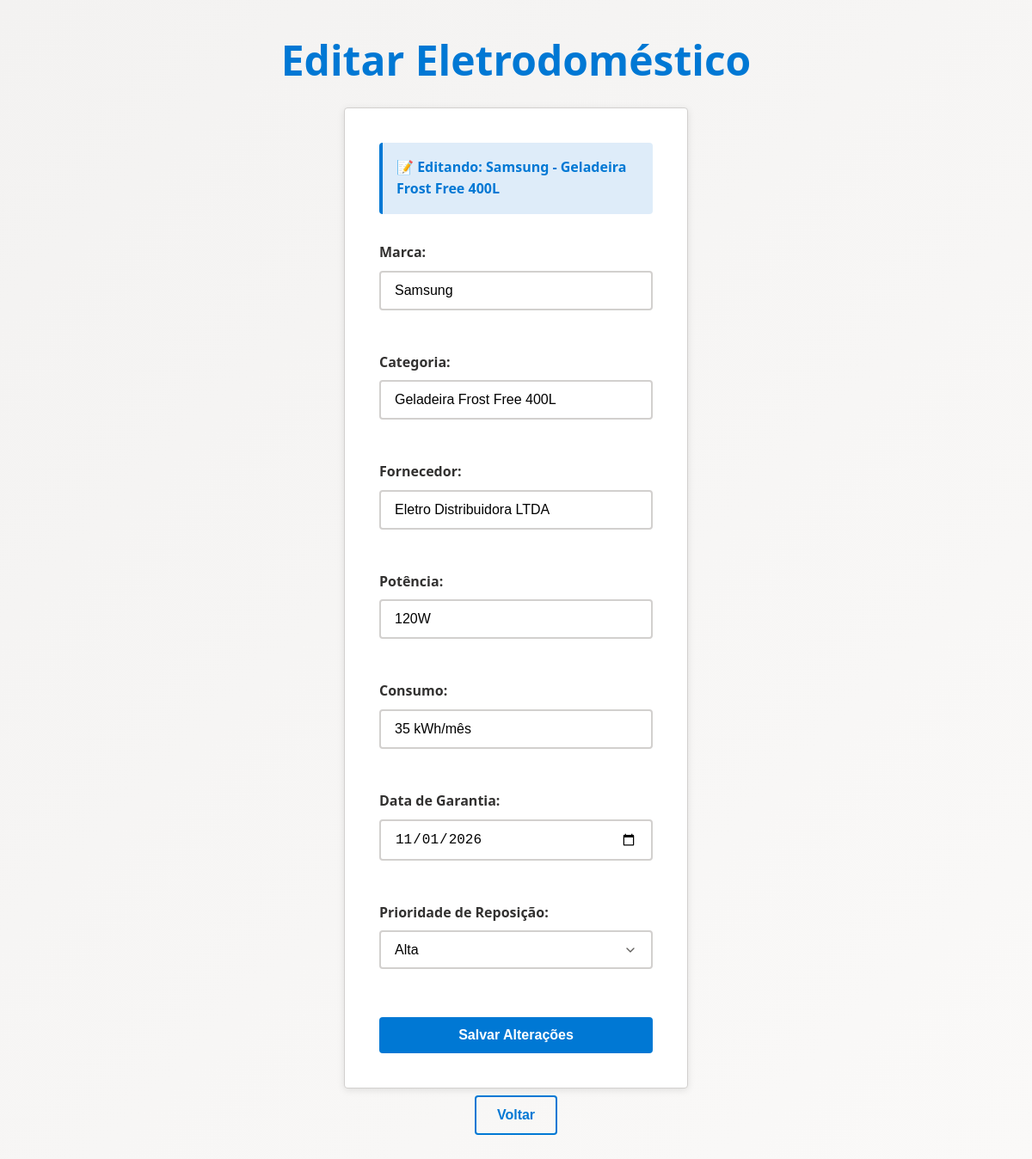
Screenshot of /view/editar_eletrodomestico.php?acao=editar_eletrodomestico&id=1 (signed in) with the database file from the repository.
### tables this page shows
CREATE TABLE ELETRODOMESTICO (
    ELETRO_ID INTEGER AUTO_INCREMENT PRIMARY KEY,
    MARCA VARCHAR(255),
    CATEGORIA VARCHAR(255),
    FK_USUARIO_ID INTEGER,
    FORNECEDOR VARCHAR(255),
    POTENCIA VARCHAR(255),
    CONSUMO VARCHAR(255),
    GARANTIA DATE,
    PRIORIDADE_REPOSICAO VARCHAR(255),
    CONSTRAINT FK_ELETRODOMESTICO_USUARIO FOREIGN KEY (FK_USUARIO_ID)
	REFERENCES USUARIO (USUARIO_ID)
);

### model/model_eletrodomestico.php (called while the page is built, shortened)
<?php
class Eletrodomestico{
    public function buscar_eletrodomestico_pelo_id($id) {
        $conn = Database::getConnection();
        $select = $conn->prepare("SELECT E.ELETRO_ID, E.MARCA, E.CATEGORIA, E.FORNECEDOR, E.POTENCIA, E.CONSUMO, E.GARANTIA, E.PRIORIDADE_REPOSICAO, ES.QUANTIDADE, U.NOME, U.EMAIL
                                  FROM ELETRODOMESTICO E
                                  JOIN USUARIO U ON E.FK_USUARIO_ID = U.USUARIO_ID
                                  LEFT JOIN ESTOQUE ES ON E.ELETRO_ID = ES.FK_ELETRO_ID
                                  WHERE E.ELETRO_ID = ?");
        $select->bind_param("i", $id);
        $select->execute();
        $result = $select->get_result();
        $eletro = $result->fetch_all(MYSQLI_ASSOC);
        return $eletro;
    }
}
?>

### controller/controller_eletrodomestico.php (called while the page is built, shortened)
<?php
    require_once "../model/model_eletrodomestico.php";
    if(isset($_POST["cadastrar_eletrodomestico"])){
        $eletro = new Eletrodomestico();
        $resultado = $eletro->cadastrar_eletrodomestico($_POST["marca"], $_POST["categoria"], $_POST["fornecedor"], $_POST["potencia"], $_POST["consumo"], $_POST["garantia"], $_POST["prioridade_reposicao"], $_SESSION['usuario']["USUARIO_ID"]);
        if($resultado){
            echo "<script>
                    alert('Eletrodoméstico cadastrado com sucesso!');
                    window.location.href='../view/listar_eletrodomestico.php';
                </script>";
        }
        else {
            echo "<script>
                    alert('Erro ao cadastrar eletrodoméstico!');
                    window.location.href='../view/listar_eletrodomestico.php';
                </script>";
        }
        exit();
    }
    else if(isset($_GET["acao"]) && $_GET["acao"] == "editar_eletrodomestico"){
        $eletro = new Eletrodomestico();
        $resultados = $eletro->buscar_eletrodomestico_pelo_id($_GET["id"]);
        if(!empty($resultados)) {
            $eletro_editar = $resultados[0];
        } else {
            echo "<script>
                    alert('Eletrodoméstico não encontrado!');
                    window.location.href='listar_eletrodomestico.php';
                </script>";
            exit();
        }
    }
?>

### view/editar_eletrodomestico.php (the view, shortened to what this page needs)
<?php
require_once "./../controller/controller_eletrodomestico.php";
?>
<!DOCTYPE html>
<html lang="pt-br">
    <head>
        <link rel="stylesheet" href="../css/style.css">
    </head>
    <body>
        <h1>Editar Eletrodoméstico</h1>
        <form action="" method="POST">
            <div class="editing-indicator">
                📝 Editando: <?php echo htmlspecialchars($eletro_editar["MARCA"] . " - " . $eletro_editar["CATEGORIA"]); ?>
            </div>
            <div class="form-group">
                <label for="marca">Marca:</label>
                <input type="text" id="marca" name="marca" value="<?php echo htmlspecialchars($eletro_editar['MARCA']); ?>" required>
            </div>
            <div class="form-group">
                <label for="categoria">Categoria:</label>
                <input type="text" id="categoria" name="categoria" value="<?php echo htmlspecialchars($eletro_editar['CATEGORIA']); ?>" required>
            </div>
            <div class="form-group">
                <label for="fornecedor">Fornecedor:</label>
                <input type="text" id="fornecedor" name="fornecedor" value="<?php echo htmlspecialchars($eletro_editar['FORNECEDOR']); ?>" required>
            </div>
            <div class="form-group">
                <label for="potencia">Potência:</label>
                <input type="text" id="potencia" name="potencia" value="<?php echo htmlspecialchars($eletro_editar['POTENCIA']); ?>" required>
            </div>
            <div class="form-group">
                <label for="consumo">Consumo:</label>
                <input type="text" id="consumo" name="consumo" value="<?php echo htmlspecialchars($eletro_editar['CONSUMO']); ?>" required>
            </div>
            <div class="form-group">
                <label for="garantia">Data de Garantia:</label>
                <input type="date" id="garantia" name="garantia" value="<?php echo htmlspecialchars($eletro_editar['GARANTIA']); ?>" required>
            </div>
            <div class="form-group">
                <label for="prioridade_reposicao">Prioridade de Reposição:</label>
                <select id="prioridade_reposicao" name="prioridade_reposicao" required>
                    <option value="Alta" <?php echo ($eletro_editar['PRIORIDADE_REPOSICAO'] == 'Alta') ? 'selected' : ''; ?>>Alta</option>
                </select>
            </div>
            <input type="submit" id="editar_eletrodomestico" name="editar_eletrodomestico" value="Salvar Alterações">
        </form>
        <a href="inicial.php">
            <button>Voltar</button>
        </a>
    </body>
</html>

### css/style.css (style rules this page uses)
:root { --primary-color: #0078d4; --primary-dark: #106ebe; --primary-light: #deecf9; --surface-color: #ffffff; --text-primary: #323130; --text-secondary: #605e5c; --border-color: #d2d0ce; --error-color: #d13438; --success-color: #107c10; --shadow: 0 2px 8px rgba(0, 0, 0, 0.1); --radius: 4px; }
* { margin: 0; padding: 0; box-sizing: border-box; }
body { font-family: 'Segoe UI', Tahoma, Geneva, Verdana, sans-serif; background: linear-gradient(135deg, #f3f2f1 0%, #faf9f8 100%); color: var(--text-primary); line-height: 1.6; min-height: 100vh; display: flex; flex-direction: column; align-items: center; justify-content: center; padding: 20px; }
h1 { color: var(--primary-color); font-weight: 600; font-size: 2.5rem; margin-bottom: 2rem; text-align: center; }
form { background: var(--surface-color); padding: 2.5rem; border-radius: var(--radius); box-shadow: var(--shadow); width: 100%; max-width: 400px; border: 1px solid var(--border-color); }
label { display: block; margin-bottom: 0.5rem; font-weight: 600; color: var(--text-primary); }
input[type="email"], input[type="password"], input[type="text"], input[type="number"], input[type="date"], input[type="search"], select { width: 100%; padding: 0.75rem 1rem; margin-bottom: 1.5rem; border: 2px solid var(--border-color); border-radius: var(--radius); font-size: 1rem; transition: all 0.2s ease; background-color: var(--surface-color); }
input[type="submit"], button { background-color: var(--primary-color); color: white; border: none; padding: 0.75rem 1.5rem; border-radius: var(--radius); font-size: 1rem; font-weight: 600; cursor: pointer; transition: all 0.2s ease; width: 100%; margin-top: 0.5rem; }
body { background: linear-gradient(135deg, #f3f2f1 0%, #faf9f8 100%); min-height: 100vh; padding: 2rem; }
h1 { color: var(--primary-color); font-size: 3rem; margin-bottom: 1rem; }
.form-group { margin-bottom: 1.5rem; }
.editing-indicator { background-color: var(--primary-light); color: var(--primary-color); padding: 1rem; border-radius: var(--radius); margin-bottom: 2rem; border-left: 4px solid var(--primary-color); font-weight: 600; }
::placeholder { color: var(--text-secondary); opacity: 0.7; }
select { appearance: none; background-repeat: no-repeat; background-position: right 1rem center; background-size: 16px; padding-right: 3rem; }
a button { background-color: transparent; color: var(--primary-color); border: 2px solid var(--primary-color); }

### rows the page displays
eletrodomestico: MARCA+CATEGORIA "Samsung - Geladeira Frost Free 400L", marca "Samsung", categoria "Geladeira Frost Free 400L", fornecedor "Eletro Distribuidora LTDA", potencia "120W", consumo "35 kWh/mês", garantia "11/01/2026", prioridade_reposicao "Alta"
